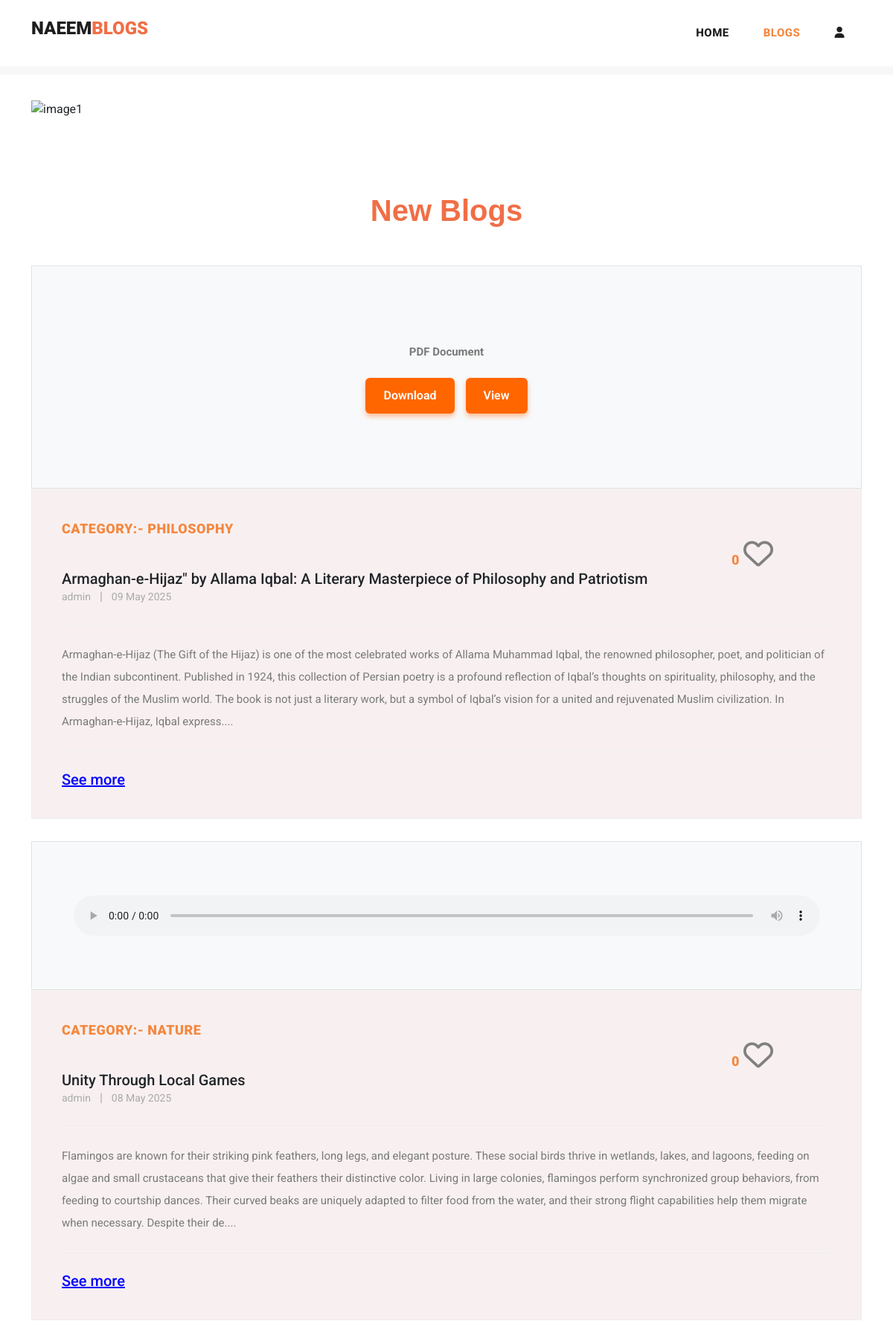
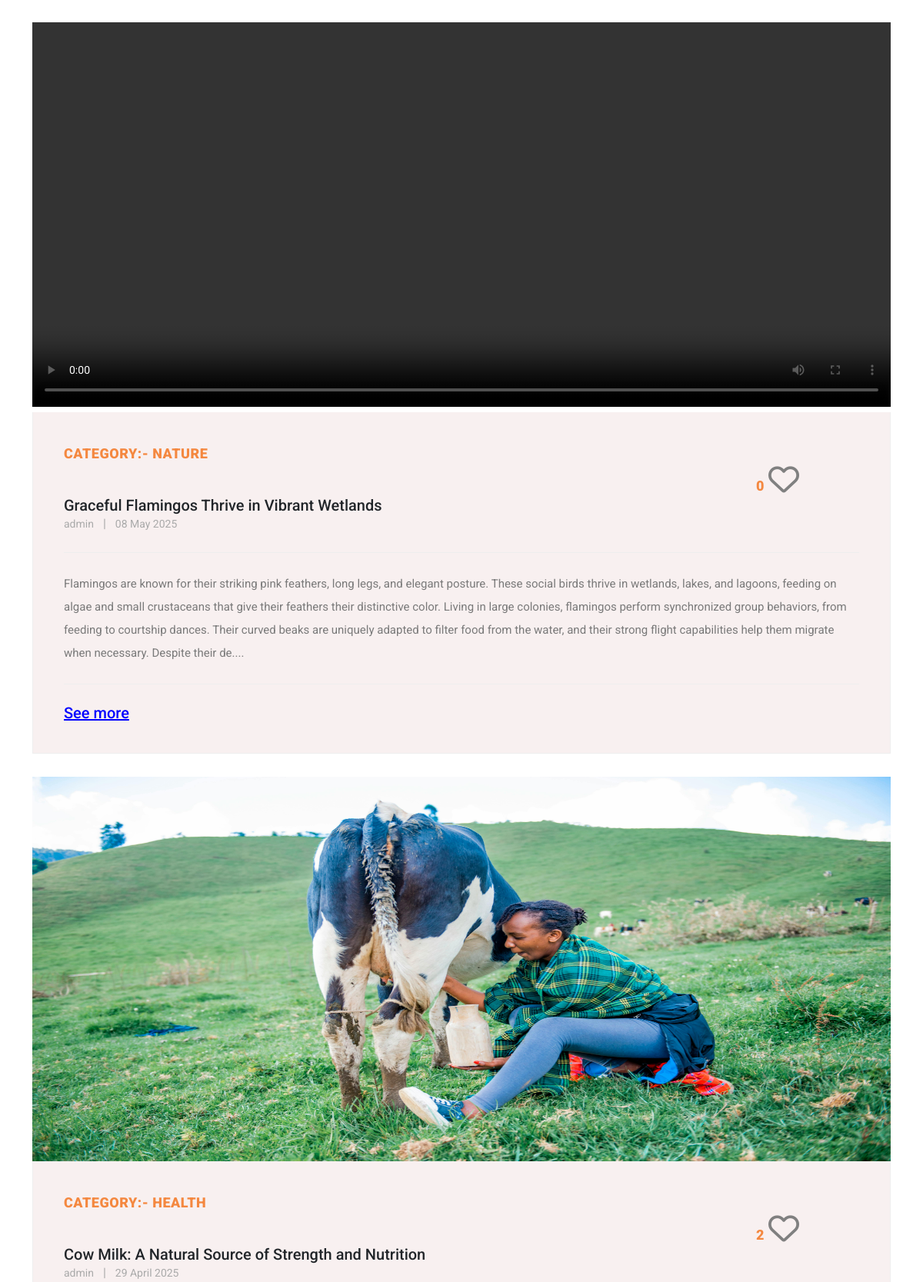
Page /blog (upper part) on the committed database (2 pictures, top to bottom).
### myapp/models.py (models this page shows, shortened)
class Post(models.Model):
    postname = models.CharField(max_length=600)
    category = models.CharField(max_length=600)
    image = models.FileField(upload_to='images/posts', validators=[validate_file_type])
    content = models.CharField(max_length=100000)
    time = models.CharField(default=time,max_length=100, blank=True)
    likes = models.ManyToManyField(User, related_name='liked_posts', blank=True)
    user = models.ForeignKey(User, on_delete=models.CASCADE)
    social_image = models.ImageField(upload_to='social_images/', null=True, blank=True)
    social_title = models.CharField(max_length=255, null=True, blank=True)
    meta_description = models.TextField(null=True, blank=True)
    social_description = models.TextField(null=True, blank=True)
    meta_keywords = models.CharField(max_length=255, null=True, blank=True)

### myapp/views.py (the view)
# urls.py: path("blog",views.blog,name="blog"),
def blog(request):
    social_links = SocialMediaLink.objects.all()  # Get social media links
    return render(request, "blog.html", {
        'posts': Post.objects.filter(user_id=request.user.id).order_by("-id"),  # User's posts, reversed order
        'top_posts': Post.objects.all().order_by("-likes"),  # Top posts by likes
        'recent_posts': Post.objects.all().order_by("-id"),  # Recent posts
        'social_links': social_links,  # Social media links
        'user': request.user,  # Current user
        'media_url': settings.MEDIA_URL,  # Media URL for static files
    })

### myapp/templatetags/custom_filters.py (called while the page is built)
@register.filter
def endswith(value, suffix):
    return str(value).lower().endswith(suffix.lower())

### templates/blog.html (shortened to what this page needs)
{% load static %}
{% load custom_filters %}
<!DOCTYPE html>
<html lang="en">
  <head>
    <link href="{% static 'vendor/bootstrap/css/bootstrap.min.css' %}" rel="stylesheet" />
    <link href="https://cdn.jsdelivr.net/npm/bootstrap@5.3.1/dist/css/bootstrap.min.css" rel="stylesheet" />
    <link rel="stylesheet" href="https://cdnjs.cloudflare.com/ajax/libs/font-awesome/5.15.4/css/all.min.css" />
    <link rel="stylesheet" href="{% static 'assets/css/fontawesome.css' %}" />
    <link rel="stylesheet" href="{% static 'assets/css/templatemo-stand-blog.css' %}" />
    <link rel="stylesheet" href="{% static 'assets/css/owl.css' %}" />
    <link rel="stylesheet" href="{% static 'assets/css/styles.css' %}" />
    <link rel="stylesheet" href="https://cdnjs.cloudflare.com/ajax/libs/font-awesome/6.4.2/css/all.min.css" />
  </head>
  <body>
    {% include 'header.html' %}
    <div class="container mt-5 carousel">
      <div id="carouselExampleCaptions" class="carousel slide">
        <div class="carousel-indicators">
          <button type="button" data-bs-target="#carouselExampleCaptions" data-bs-slide-to="0" class="active" aria-current="true" aria-label="Slide 1"></button>
          <button type="button" data-bs-target="#carouselExampleCaptions" data-bs-slide-to="1" aria-label="Slide 2"></button>
          <button type="button" data-bs-target="#carouselExampleCaptions" data-bs-slide-to="2" aria-label="Slide 3"></button>
          <button type="button" data-bs-target="#carouselExampleCaptions" data-bs-slide-to="3" aria-label="Slide 4"></button>
        </div>
        <div class="carousel-inner">
          <div class="carousel-item active">
            <img src="{% static 'assets/images/img1.jpg' %}" alt="image1" />
            <div class="carousel-caption d-none d-md-block"></div>
          </div>
        </div>
        <button class="carousel-control-prev" type="button" data-bs-target="#carouselExampleCaptions" data-bs-slide="prev">
          <span class="carousel-control-prev-icon" aria-hidden="true"></span>
        </button>
        <button class="carousel-control-next" type="button" data-bs-target="#carouselExampleCaptions" data-bs-slide="next">
          <span class="carousel-control-next-icon" aria-hidden="true"></span>
        </button>
      </div>
    </div>
    <section class="blog-posts">
      <div class="container">
        <h5 class="text-center" style="margin: 50px; font-weight: bolder; font-size:xx-large; font-size: 40px; color: rgb(241, 110, 70); font-family: Gill Sans Extrabold, sans-serif">New Blogs</h5>
        <div class="row">
          <div class="col-lg-12">
            <div class="all-blog-posts">
              <div class="row">
                {% for post in recent_posts %}
                  <div class="col-lg-12">
                    <div class="blog-post">
                      <div class="blog-thumb">
                        {% with file_name=post.image.name|lower %}
                          {% if file_name|endswith:'.jpg' or file_name|endswith:'.jpeg' or file_name|endswith:'.png' %}
                            <img src="{{ media_url }}{{ post.image }}" alt="" style="height: 500px;" />
                          {% elif file_name|endswith:'.mp4' or file_name|endswith:'.mov' or file_name|endswith:'.avi' %}
                            <video controls style="height: 500px; width: 100%;">
                              <source src="{{ media_url }}{{ post.image }}" type="video/mp4" />Your browser does not support the video tag.
                            </video>
                            {% elif file_name|endswith:".mp3" or file_name|endswith:".wav" or file_name|endswith:".ogg" %}
                            <div style="height:200px; display: flex; align-items: center; justify-content: center; background-color: #f8f9fa; border: 1px solid #dee2e6;">
                              <audio controls style="width: 100%; max-width: 90%;">
                                <source src="{{ media_url }}{{ post.image }}">
                              </audio>
                            </div>
                            {% elif file_name|endswith:".pdf" %}
                            <div style="height: 300px; display: flex; flex-direction: column; justify-content: center; align-items: center; background-color: #f8f9fa; border: 1px solid #dee2e6;">
                              <p style="font-weight: bold; margin-bottom: 20px;">PDF Document</p>
                              <div style="display: flex; gap: 15px;">
                                <a href="{{ post.image.url }}" download
                                  style="
                                    background-color: #ff6600;
                                    color: white;
                                    padding: 12px 24px;
                                    border-radius: 6px;
                                    font-weight: 600;
                                    text-decoration: none;
                                    box-shadow: 0 4px 6px rgba(255, 102, 0, 0.4);
                                    transition: background-color 0.3s ease, box-shadow 0.3s ease;
                                    display: inline-flex;
                                    align-items: center;
                                    justify-content: center;
                                    user-select: none;
                                  "
                                  onmouseover="this.style.backgroundColor='#e65500'; this.style.boxShadow='0 6px 8px rgba(230, 85, 0, 0.6)';"
                                  onmouseout="this.style.backgroundColor='#ff6600'; this.style.boxShadow='0 4px 6px rgba(255, 102, 0, 0.4)';">
                                  Download
                                </a>
                                <a href="{{ post.image.url }}" target="_blank"
                                  style="
                                    background-color: #ff6600;
                                    color: white;
                                    padding: 12px 24px;
                                    border-radius: 6px;
                                    font-weight: 600;
                                    text-decoration: none;
                                    box-shadow: 0 4px 6px rgba(255, 102, 0, 0.4);
                                    transition: background-color 0.3s ease, box-shadow 0.3s ease;
                                    display: inline-flex;
                                    align-items: center;
                                    justify-content: center;
                                    user-select: none;
                                  "
                                  onmouseover="this.style.backgroundColor='#e65500'; this.style.boxShadow='0 6px 8px rgba(230, 85, 0, 0.6)';"
                                  onmouseout="this.style.backgroundColor='#ff6600'; this.style.boxShadow='0 4px 6px rgba(255, 102, 0, 0.4)';">
                                  View
                                </a>
                              </div>
                            </div>
                          {% else %}
                            <p>Unsupported media type</p>
                          {% endif %}
                        {% endwith %}
                      </div>
                      <div class="down-content" style="background-color: rgb(248, 240, 240)">
                        <span>Category:- {{ post.category }}</span>
                       <span id="like-count-{{ post.id }}" style="margin-left: 900px;">
                       {{ post.likes.count }}
                     </span>
                        <i id="heart-{{ post.id }}"
                        class="fa {% if user in post.likes.all %}fa-heart{% else %}fa-heart-o{% endif %}"
                        style="cursor: pointer; font-size: 40px; {% if user in post.likes.all %}color: red; {% else %}color:grey;{% endif %}"
                        onclick="toggleLike({{ post.id }})" onclick="toggleLikeRefresh({{ post.id }})">
                     </i>
                        <a href="{% url 'post' post.id %}" class="text-decoration-none text-dark"><h5>{{ post.postname }}</h5></a>
                        <ul class="post-info">
                          <li>
                            <a href="#">{{ post.user }}</a>
                          </li>
                          <li>
                            <a href="#">{{ post.time }}</a>
                          </li>
                        </ul>
                        <p style="max-width: 100%;">{{ post.content|slice:'0:500' }}....</p>
                        <a href="{% url 'post' post.id %}" class="text-decoration-none text-dark"><h5 style="color: blue; text-decoration: underline;">See more</h5></a>
                      </div>
                    </div>
                  </div>
                {% endfor %}
              </div>
            </div>
          </div>
        </div>
      </div>
    </section>
  </body>
</html>

### static/assets/css/templatemo-stand-blog.css (style rules this page uses)
body { font-family: 'Roboto', sans-serif; overflow-x: hidden; text-rendering: optimizeLegibility; -webkit-font-smoothing: antialiased; -moz-osx-font-smoothing: grayscale; }
p { margin-bottom: 0px; font-size: 15px; font-weight: 400; color: #7a7a7a; line-height: 30px; }
a { text-decoration: none!important; }
ul { padding: 0; margin: 0; list-style: none; }
h1,h2,h3,h4,h5,h6 { margin: 0px; }
.blog-posts { margin-top: 100px; }
.blog-posts .blog-post { margin-bottom: 30px; }
.blog-posts .blog-thumb img { width: 100%; overflow: hidden; }
.blog-posts .down-content { padding: 40px; border-right: 1px solid #eee; border-left: 1px solid #eee; border-bottom: 1px solid #eee; }
.blog-posts .down-content span { font-size: 18px; text-transform: uppercase; letter-spacing: 0.5px; font-weight: 900; color: #f48840; }
.blog-posts .down-content ul.post-info li { display: inline-block; margin-right: 8px; }
.blog-posts .down-content ul.post-info li:after { content: '|'; color: #aaa; margin-left: 8px; }
.blog-posts .down-content ul.post-info li:last-child::after { display: none; }
.blog-posts .down-content ul.post-info li a { font-size: 14px; color: #aaa; font-weight: 400; transition: all .3s; }
.blog-posts .down-content p { padding: 25px 0px; margin: 25px 0px; border-top: 1px solid #eee; border-bottom: 1px solid #eee; }

### static/assets/css/styles.css (style rules this page uses)
.carousel img { width: 100%; height: 700px; }
.blog-posts .blog-post img, .blog-post img { height: 300px; }

### rows in the picture
Post: category "PHILOSOPHY", likes.count "0", postname "Armaghan-e-Hijaz\" by Allama Iqbal: A Literary Masterpiece of Philosophy and Patriotism", user "admin", time "09 May 2025", content "Armaghan-e-Hijaz (The Gift of the Hijaz) is one of the most celebrated works of Allama Muhammad Iqbal, the renowned philosopher, poet, and politician of the Indian subcontinent. Published in 1924, this collection of Persian poetry is a profound reflection of Iqbal’s thoughts on spirituality, philosophy, and the struggles of the Muslim world. The book is not just a literary work, but a symbol of Iqbal’s vision for a united and rejuvenated Muslim civilization. In Armaghan-e-Hijaz, Iqbal express"
Post: category "NATURE", likes.count "0", postname "Unity Through Local Games", user "admin", time "08 May 2025", content "Flamingos are known for their striking pink feathers, long legs, and elegant posture. These social birds thrive in wetlands, lakes, and lagoons, feeding on algae and small crustaceans that give their feathers their distinctive color. Living in large colonies, flamingos perform synchronized group behaviors, from feeding to courtship dances. Their curved beaks are uniquely adapted to filter food from the water, and their strong flight capabilities help them migrate when necessary. Despite their de"
Post: category "NATURE", likes.count "0", postname "Graceful Flamingos Thrive in Vibrant Wetlands", user "admin", time "08 May 2025", content "Flamingos are known for their striking pink feathers, long legs, and elegant posture. These social birds thrive in wetlands, lakes, and lagoons, feeding on algae and small crustaceans that give their feathers their distinctive color. Living in large colonies, flamingos perform synchronized group behaviors, from feeding to courtship dances. Their curved beaks are uniquely adapted to filter food from the water, and their strong flight capabilities help them migrate when necessary. Despite their de"
Post: image (picture), category "HEALTH", likes.count "2", postname "Cow Milk: A Natural Source of Strength and Nutrition", user "admin", time "29 April 2025"
